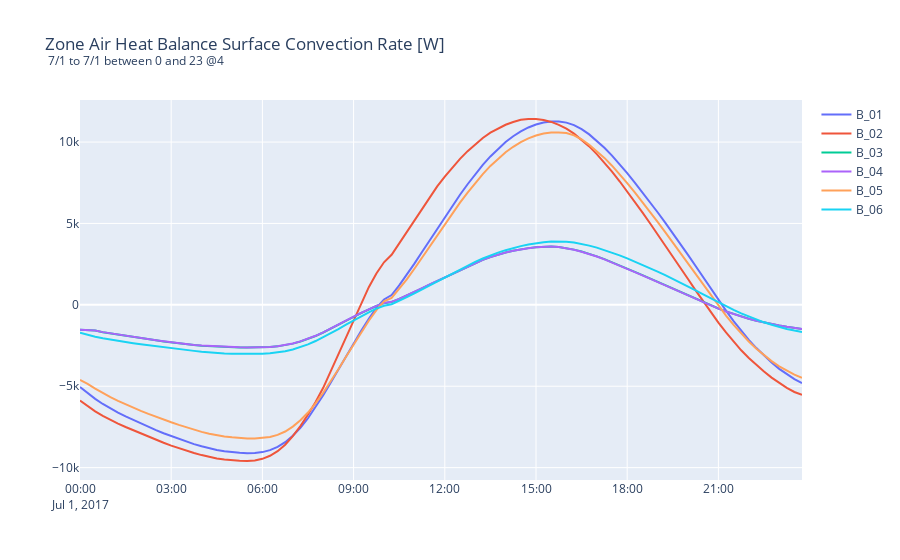

Source (notebook cell):
### Code cell
assert ez.plt
ez.plt.get_collection_for_variable(ov.zone_surface_convection_heat_transfer)
ez.plt.create_plot(SHOW_FIG=False)
